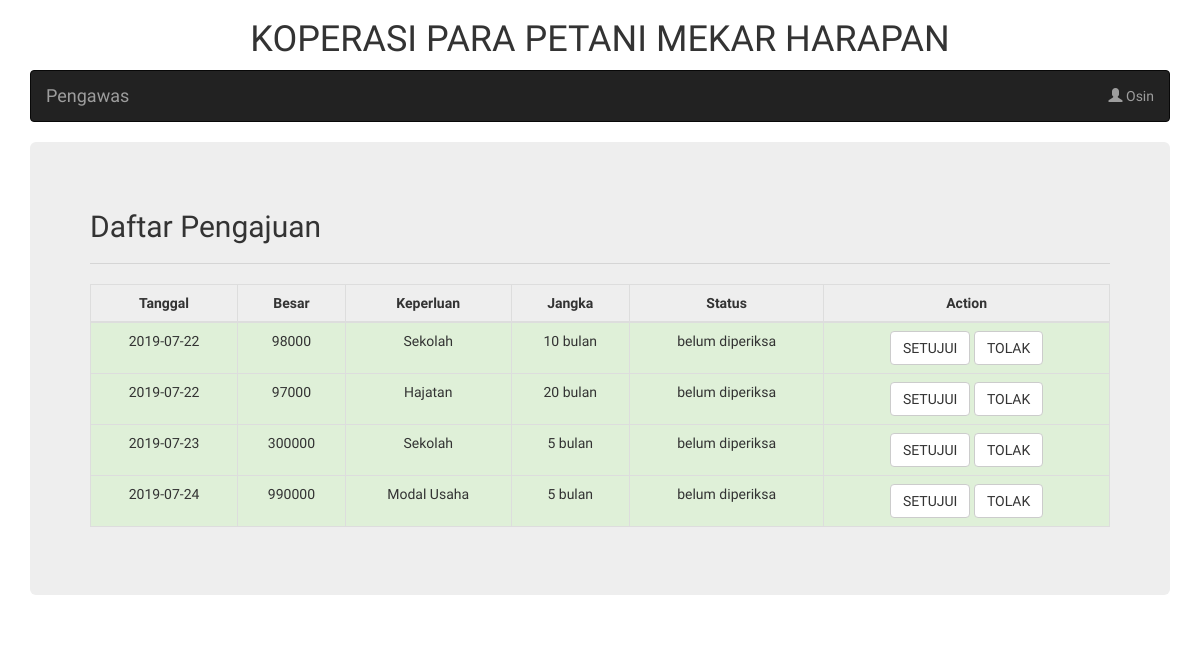
Page /halaman_pengawas.php (signed in) on the committed database.
### tables this page shows
CREATE TABLE `user` (
  `id_anggota` int(11) NOT NULL,
  `nama` varchar(255) NOT NULL,
  `username` varchar(255) NOT NULL,
  `password` varchar(255) NOT NULL,
  `level` varchar(15) NOT NULL,
  `status` enum('aktif','pasif') NOT NULL
);

CREATE TABLE `tb_pengajuan` (
  `id` int(11) NOT NULL,
  `id_peminjam` int(11) NOT NULL,
  `besar_pinjaman` int(11) NOT NULL,
  `status_keanggotaan` enum('aktif','pasif') NOT NULL,
  `status_pinjaman` enum('Tidak Ada','Ada') NOT NULL,
  `keperluan` enum('Modal Usaha','Berobat','Sekolah','Kebutuhan Sehari-hari','Hajatan') NOT NULL,
  `jangka_waktu` enum('5','10','20') NOT NULL,
  `tanggal_pengajuan` date NOT NULL,
  `status_pengajuan` varchar(20) DEFAULT NULL
);

### halaman_pengawas.php (the view, shortened to what this page needs)
<!DOCTYPE html>
<html lang="en">
<head>
  <link rel="stylesheet" href="https://maxcdn.bootstrapcdn.com/bootstrap/3.4.0/css/bootstrap.min.css">
  <link rel="stylesheet" type="text/css" media="screen" href="https://cdn.datatables.net/1.10.19/css/jquery.dataTables.min.css">
</head>
<body style="font-family: 'Didact Gothic', sans-serif;">
  <?php include("koneksi.php"); ?>
  <?php
    $sqlAnggota = "SELECT * FROM user WHERE username = '".$_SESSION['username']."'";
    $queryAnggota = mysqli_query($koneksi, $sqlAnggota);
    $anggota = mysqli_fetch_array($queryAnggota);
  ?>
  <div class="container">
    <h1 class="text-center">KOPERASI PARA PETANI MEKAR HARAPAN</h1>
    <nav class="navbar navbar-inverse">
      <div class="container-fluid">
        <div class="navbar-header">
          <a class="navbar-brand" href="#">Pengawas</a>
        </div>
        <ul class="nav navbar-nav navbar-right">
          <li class="dropdown"><a class="dropdown-toggle" data-toggle="dropdown" href="#"><span class="glyphicon glyphicon-user"></span> <?php echo $anggota['nama']; ?></a>
          </li>
        </ul>
      </div>
    </nav>
    <div class="jumbotron">
      <h2>Daftar Pengajuan</h2>
      <hr />
      <table class="table table-bordered" id="table-data">
        <thead>
          <tr>
            <th class="text-center">Tanggal</th>
            <th class="text-center">Besar</th>
            <th class="text-center">Keperluan</th>
            <th class="text-center">Jangka</th>
            <th class="text-center">Status</th>
            <th class="text-center">Action</th>
          </tr>
        </thead>
        <tbody>
          <?php
            $sqlPinjaman = "SELECT * FROM tb_pengajuan";
            $queryPinjaman = mysqli_query($koneksi, $sqlPinjaman);
          ?>
          <?php while($listPinjaman = mysqli_fetch_array($queryPinjaman)){ ?>
            <tr class="success">
              <td class="text-center"><?php echo $listPinjaman['tanggal_pengajuan']; ?></td>
              <td class="text-center"><?php echo $listPinjaman['besar_pinjaman']; ?></td>
              <td class="text-center"><?php echo $listPinjaman['keperluan']; ?></td>
              <td class="text-center"><?php echo $listPinjaman['jangka_waktu']; ?> bulan</td>
              <td class="text-center">
                <?php echo  ($listPinjaman['status_pengajuan'] != null) ?
                  $listPinjaman['status_pengajuan']
                  :
                  "belum diperiksa"
                ?>
              </td>
              <td class="text-center">
                <a
                  href="javascript:;"
                  class="btn btn-default">
                    SETUJUI
                </a>
                <a
                  href="javascript:;"
                  class="btn btn-default">
                    TOLAK
                </a>
              </td>
            </tr>
          <?php } ?>
        </tbody>
    </table>
    </div>
  </div>
</body>
</html>

### rows in the picture
user: nama "Osin"
tb_pengajuan: tanggal_pengajuan "2019-07-22", besar_pinjaman "98000", keperluan "Sekolah", jangka_waktu "10", shows "belum diperiksa"
tb_pengajuan: tanggal_pengajuan "2019-07-22", besar_pinjaman "97000", keperluan "Hajatan", jangka_waktu "20", shows "belum diperiksa"
tb_pengajuan: tanggal_pengajuan "2019-07-23", besar_pinjaman "300000", keperluan "Sekolah", jangka_waktu "5", shows "belum diperiksa"
tb_pengajuan: tanggal_pengajuan "2019-07-24", besar_pinjaman "990000", keperluan "Modal Usaha", jangka_waktu "5", shows "belum diperiksa"
